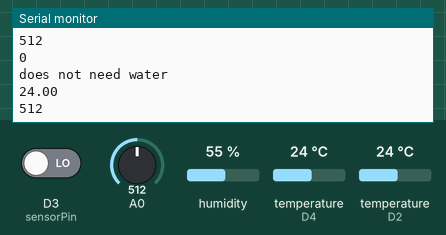
Simulated run of this sketch. Board: ESP8266 (NodeMCU). Parts: the last lines printed to the serial monitor. Inputs (shaded band) come from the test bench; at power-on: D3 (sensorPin) LOW, temperature (sensors on D2, D4) 24 °C, A0 = 512, humidity 55 %.

Above: at 3.7 s.
3.8 s: D3 (sensorPin) driven HIGH
At 5.8 s:
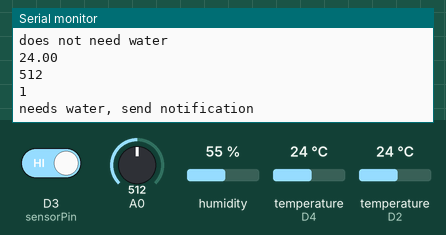
9.0 s: temperature (sensor on D2) set to 12 °C
At 11.7 s:
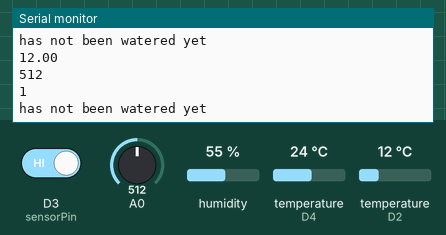
12.7 s: A0 set to 716
At 16.3 s:
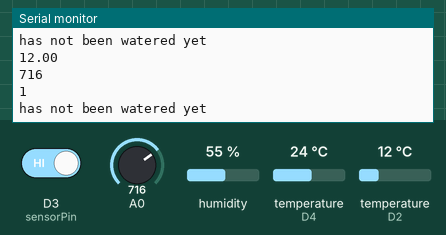
16.4 s: temperature (sensor on D2) set to 19 °C
At 18.7 s:
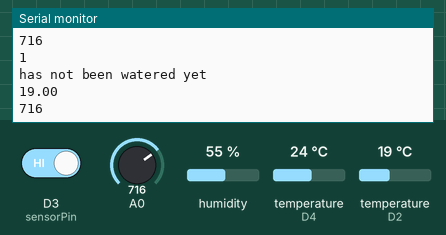
20.1 s: A0 set to 992
At 22.4 s:
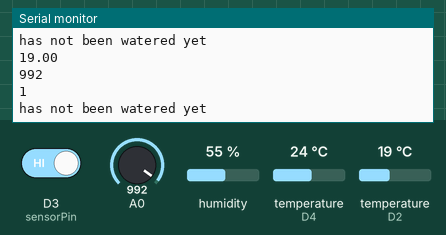
Timing chart, 0 to 23.9 s (numbered marks = the images above; inputs shaded):
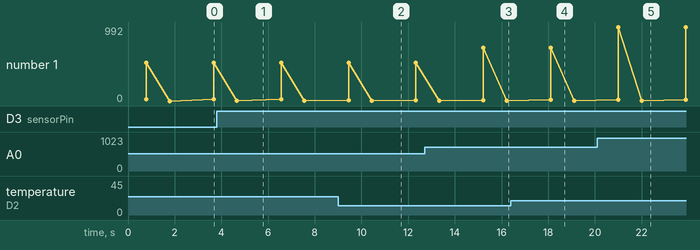

Measured:
- after the input at 3.8 s, the serial monitor: prints a new line after 0.87 s (image 1)
- after the input at 9.0 s, the serial monitor: prints a new line after 0.44 s (image 2)
- after the input at 12.7 s, the serial monitor: prints a new line after 2.5 s (image 3)
- after the input at 16.4 s, the serial monitor: prints a new line after 1.7 s (image 4)
- after the input at 20.1 s, the serial monitor: prints a new line after 0.90 s (image 5)
- plotted number 1: 512 → 1 after the input at 3.8 s, 1 → 992 after the input at 20.1 s

The sketch:

SmartPlantMonitoring.ino
```cpp
#define BLYNK_PRINT Serial
#include <SPI.h>
#include <ESP8266WiFi.h>
#include <BlynkSimpleEsp8266.h>
#include <SimpleTimer.h>
#include <DHT.h>
#define BLYNK_PRINT Serial
#include <OneWire.h>
#include <DallasTemperature.h>
#define ONE_WIRE_BUS D2
OneWire oneWire(ONE_WIRE_BUS);
DallasTemperature sensors(&oneWire);

//char auth[] ="----------------";               //Authentication code sent by Blynk
//char ssid[] = "-------";                       //WiFi SSID
//char pass[] = "-------";                       //WiFi Password

#define sensorPin 0
int sensorState = 0;
int lastState = 0;
#define DHTPIN 2
#define DHTTYPE DHT11
DHT dht(DHTPIN, DHTTYPE);
SimpleTimer timer;
void sendSensor()
{
  float h = dht.readHumidity();
  float t = dht.readTemperature();

  if (isnan(h) || isnan(t)) {
    Serial.println("Failed to read from DHT sensor!");
    return;
  }

 // Blynk.virtualWrite(V5, h);  //V5 is for Humidity
 // Blynk.virtualWrite(V6, t);  //V6 is for Temperature
}
void setup()
{
  Serial.begin(9600);
 // Blynk.begin(auth, ssid, pass);
   pinMode(sensorPin, INPUT);
  dht.begin();

  timer.setInterval(1000L, sendSensor);
  Serial.begin(115200);
 // Blynk.begin(auth, ssid, pass);
   sensors.begin();
}
int sensor=0;
void sendTemps()
{
sensor=analogRead(A0);
sensors.requestTemperatures();
float temp = sensors.getTempCByIndex(0);
Serial.println(temp);
Serial.println(sensor);
Blynk.virtualWrite(V1, temp);
Blynk.virtualWrite(V2,sensor);
delay(1000);
}
void loop()
{
 // Blynk.run();
  timer.run();
  sendTemps();
  sensorState = digitalRead(sensorPin);
Serial.println(sensorState);

if (sensorState == 1 && lastState == 0) {
  Serial.println("needs water, send notification");
  //Blynk.notify("Water your plants");
  lastState = 1;
  delay(1000);
//send notification

  }
  else if (sensorState == 1 && lastState == 1) {
    //do nothing, has not been watered yet
  Serial.println("has not been watered yet");
  delay(1000);
  }
  else {
    //st
    Serial.println("does not need water");
    lastState = 0;
    delay(1000);
  }

  delay(100);
}
```
